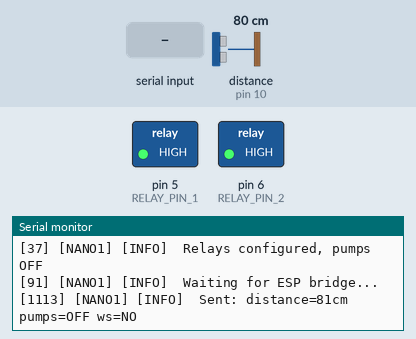
A sketch run on a simulated Arduino Nano, built with avr-gcc and run on an emulated ATmega328P. On the bench: switched loads named in the sketch (green lamp = pin HIGH), the last lines printed to the serial monitor. The inputs (shaded band) are chosen by the test bench; at power-on: distance to the obstacle (sensor on pin 10) 80 cm. The echo pulse lasts 58.3 µs per cm.

Above: at 1.3 s.
1.4 s: "status\n" received over the second serial link
At 2.0 s:
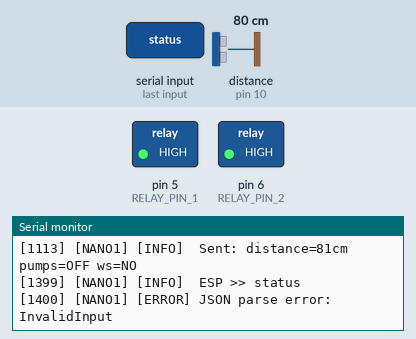
2.9 s: "command\n" received over the second serial link
At 3.08 s:
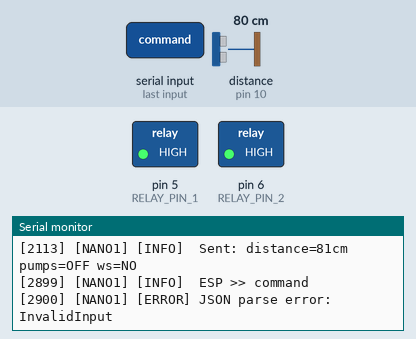
4.4 s: "pumps_on\n" received over the second serial link
At 5.0 s:
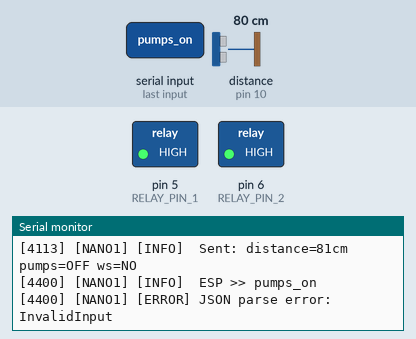
Timing chart, 0 to 7.4 s (numbered marks = the images above; inputs shaded):
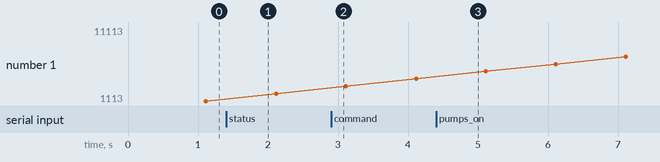

The sketch:

nano1_pumps.ino
```cpp
#include <SoftwareSerial.h>
#include <NewPing.h>
#include <ArduinoJson.h>

#define STATION_ID  "station_001"

#define ESP_RX        2
#define ESP_TX        3
#define RELAY_PIN_1   5
#define RELAY_PIN_2   6
#define TRIG_PIN      9
#define ECHO_PIN      10
#define MAX_DISTANCE  400

#define SENSOR_INTERVAL_MS  1000
#define STATS_INTERVAL_MS   60000

#define LOG_INFO(msg)          do { Serial.print(F("[")); Serial.print(millis()); Serial.print(F("] [NANO1] [INFO]  ")); Serial.println(F(msg)); } while(0)
#define LOG_ERROR(msg)         do { Serial.print(F("[")); Serial.print(millis()); Serial.print(F("] [NANO1] [ERROR] ")); Serial.println(F(msg)); } while(0)
#define LOG_INFO_VAL(msg, val) do { Serial.print(F("[")); Serial.print(millis()); Serial.print(F("] [NANO1] [INFO]  ")); Serial.print(F(msg)); Serial.println(val); } while(0)
#define LOG_ERROR_VAL(msg,val) do { Serial.print(F("[")); Serial.print(millis()); Serial.print(F("] [NANO1] [ERROR] ")); Serial.print(F(msg)); Serial.println(val); } while(0)

SoftwareSerial espSerial(ESP_RX, ESP_TX);
NewPing sonar(TRIG_PIN, ECHO_PIN, MAX_DISTANCE);

bool pumpsOn = false;
bool wsConnected = false;
unsigned long lastSensorSend = 0;
unsigned long lastStatsPrint = 0;
uint32_t messagesSent = 0;
uint32_t messagesReceived = 0;
String espBuffer = "";

void setPumps(bool on) {
  bool prev = pumpsOn;
  digitalWrite(RELAY_PIN_1, on ? LOW : HIGH);
  digitalWrite(RELAY_PIN_2, on ? LOW : HIGH);
  pumpsOn = on;
  if (prev != on) {
    LOG_INFO_VAL("Pumps: ", on ? "ON" : "OFF");
  }
}

void sendSensorData() {
  unsigned int distance = sonar.ping_cm();
  if (distance == 0) distance = MAX_DISTANCE;

  StaticJsonDocument<128> doc;
  doc["type"]        = "sensor_data";
  doc["device"]      = "nano1";
  doc["station_id"]  = STATION_ID;
  doc["distance_cm"] = distance;
  doc["pumps"]       = pumpsOn;

  serializeJson(doc, espSerial);
  espSerial.println();
  messagesSent++;

  Serial.print(F("["));
  Serial.print(millis());
  Serial.print(F("] [NANO1] [INFO]  Sent: distance="));
  Serial.print(distance);
  Serial.print(F("cm pumps="));
  Serial.print(pumpsOn ? "ON" : "OFF");
  Serial.print(F(" ws="));
  Serial.println(wsConnected ? "YES" : "NO");
}

void handleLine(const String& line) {
  LOG_INFO_VAL("ESP >> ", line);

  StaticJsonDocument<128> doc;
  DeserializationError err = deserializeJson(doc, line);
  if (err) {
    LOG_ERROR_VAL("JSON parse error: ", err.c_str());
    return;
  }

  const char* msgType = doc["type"];

  if (!msgType) {
    LOG_ERROR("No type field");
    return;
  }

  if (strcmp(msgType, "status") == 0) {
    wsConnected = doc["ws"];
    LOG_INFO_VAL("ESP WebSocket: ", wsConnected ? "CONNECTED" : "DISCONNECTED");
    return;
  }

  if (strcmp(msgType, "command") == 0) {
    const char* action = doc["action"];
    if (!action) {
      LOG_ERROR("Command without action");
      return;
    }

    messagesReceived++;

    if (strcmp(action, "pumps_on") == 0) {
      setPumps(true);
    } else if (strcmp(action, "pumps_off") == 0) {
      setPumps(false);
    } else {
      LOG_ERROR_VAL("Unknown action: ", action);
    }
    return;
  }

  LOG_INFO_VAL("Ignoring type: ", msgType);
}

void setup() {
  Serial.begin(9600);
  espSerial.begin(9600);

  Serial.println();
  LOG_INFO("=== Arduino Nano #1 starting ===");
  LOG_INFO_VAL("Station ID: ", STATION_ID);

  pinMode(RELAY_PIN_1, OUTPUT);
  pinMode(RELAY_PIN_2, OUTPUT);
  setPumps(false);
  LOG_INFO("Relays configured, pumps OFF");
  LOG_INFO("Waiting for ESP bridge...");
}

void loop() {
  unsigned long now = millis();

  while (espSerial.available()) {
    char c = espSerial.read();
    if (c == '\n') {
      espBuffer.trim();
      if (espBuffer.length() > 0) {
        handleLine(espBuffer);
      }
      espBuffer = "";
    } else if (c != '\r') {
      espBuffer += c;
      if (espBuffer.length() > 256) {
        LOG_ERROR("ESP buffer overflow");
        espBuffer = "";
      }
    }
  }

  if (now - lastSensorSend >= SENSOR_INTERVAL_MS) {
    lastSensorSend = now;
    sendSensorData();
  }

  if (now - lastStatsPrint >= STATS_INTERVAL_MS) {
    lastStatsPrint = now;
    LOG_INFO_VAL("Stats sent:     ", messagesSent);
    LOG_INFO_VAL("Stats received: ", messagesReceived);
    LOG_INFO_VAL("Stats pumps:    ", pumpsOn ? "ON" : "OFF");
    LOG_INFO_VAL("Stats ws:       ", wsConnected ? "YES" : "NO");
  }
}
```

Measured:
- after the input at 1.4 s, the serial monitor: prints a new line at once (image 1)
- after the input at 2.9 s, the serial monitor: prints a new line at once (image 2)
- after the input at 4.4 s, the serial monitor: prints a new line at once (image 3)
